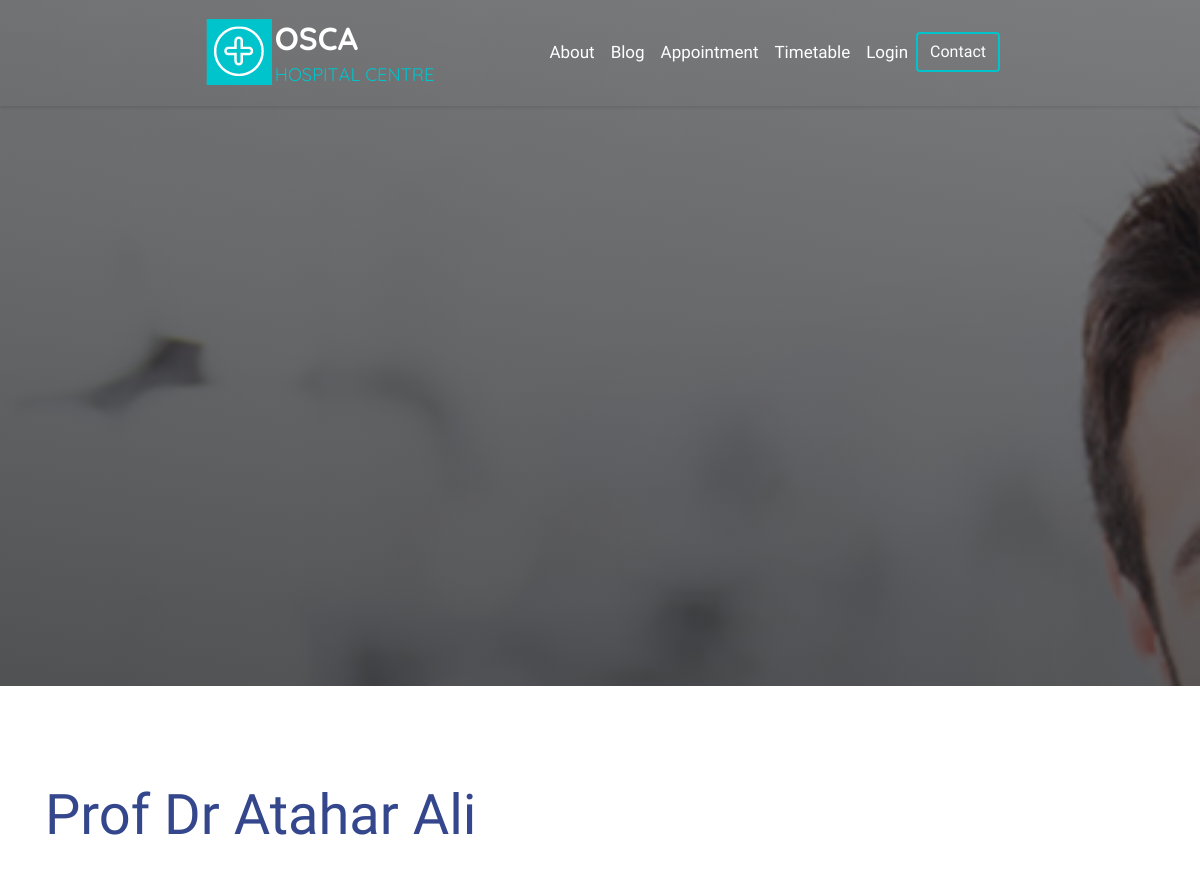
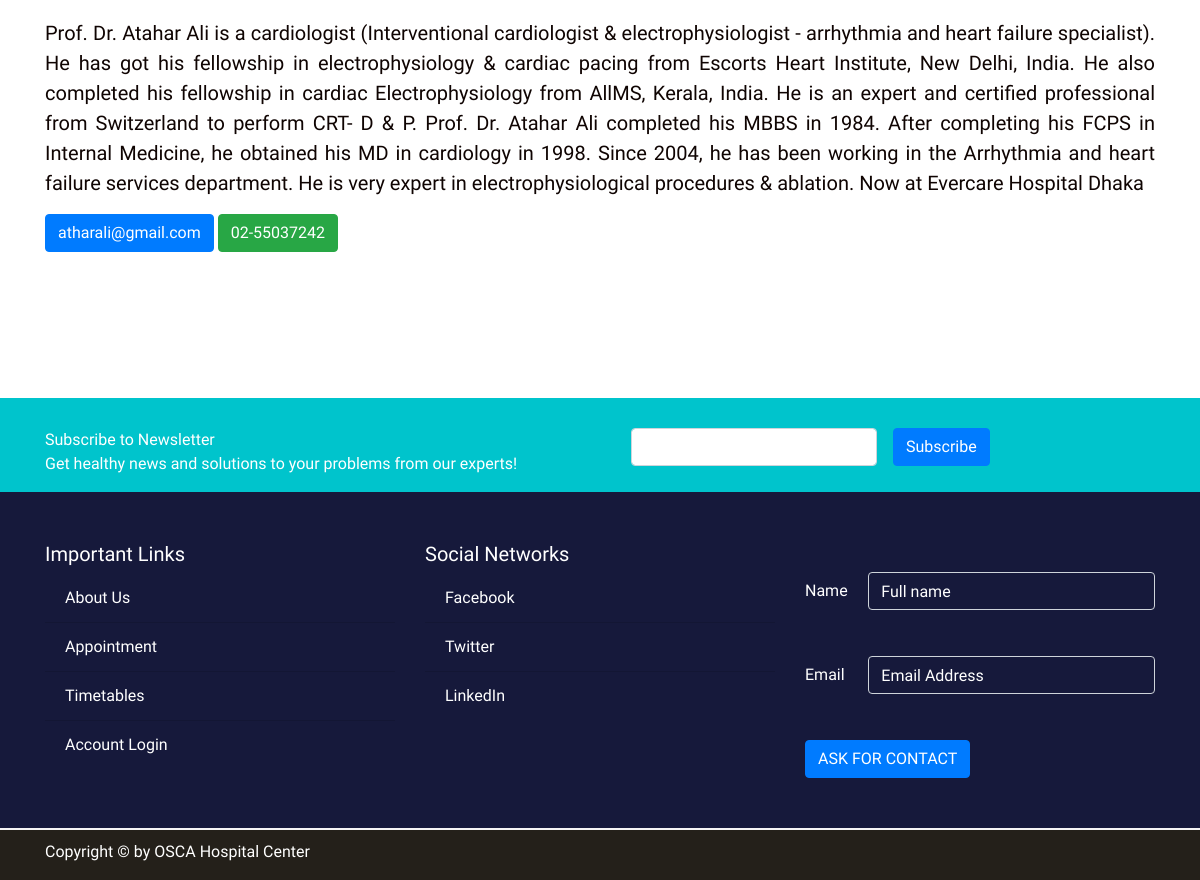
The app's page /templates/doctor_profile_template.php?id=36 with its own data (2 pictures, top to bottom).
### tables this page shows
CREATE TABLE `user` (
  `id` int(11) NOT NULL,
  `user_type` varchar(15) NOT NULL,
  `full_name` varchar(50) NOT NULL,
  `email` varchar(50) NOT NULL,
  `phone` varchar(50) DEFAULT NULL,
  `password` varchar(100) NOT NULL,
  `description` mediumtext DEFAULT NULL,
  `category` varchar(40) DEFAULT NULL,
  `service` varchar(40) DEFAULT NULL,
  `profile_picture` varchar(500) DEFAULT NULL,
  `registration_time` timestamp NOT NULL DEFAULT current_timestamp() ON UPDATE current_timestamp()
);

### controller/config.inc.php (called while the page is built, shortened)
<?php
$servername = "localhost";
$db_username = "root";
$db_password = "";
$db_name = "osca_new";
function getArray($query)
{
  global $servername, $db_username, $db_password, $db_name;
  $conn = mysqli_connect($servername, $db_username, $db_password, $db_name);
  $result = mysqli_query($conn, $query);
  if (mysqli_num_rows($result) < 2) {
    return mysqli_fetch_assoc($result);
  }
  $data = array();
  return $data;
}

### controller/Controller.php (called while the page is built, shortened)
<?php
require_once 'config.inc.php';
function getDoctor($doctor_id)
{
    $query = "SELECT * FROM `user` WHERE `id` = '$doctor_id' ";
    $doctor = getArray($query);
    return $doctor;
}

### templates/doctor_profile_template.php (the view, shortened to what this page needs)
<?php
include('../includes/header.php');
require_once '../controller/Controller.php';
$doctor_id = $_REQUEST["id"];
$doctor = getDoctor($doctor_id);
?>
<body>
  <div class="jumbotron jumbotron-fluid single-doctor-hero" style="background-image:linear-gradient(9deg, rgba(24,25,28,1) 0%, rgba(25,26,30,0.5578606442577031) 100%),url(/assets/images/uploaded_images/doctor_images/<?php echo $doctor["profile_picture"] ?>)">
  </div>
  <div class="jumbotron jumbotron-fluid">
    <div class="container">
      <h1 class="display-4 doctor-post-title"><?php echo $doctor["full_name"] ?></h1>
      <p class="lead doctor-post-p"> <?php echo $doctor["description"] ?> </p>
      <a href="mailto:<?php echo $doctor["email"] ?> ">
        <button type="button" class="btn btn-primary "><?php echo $doctor["email"] ?> </button></a>
      <a href="tel:<?php echo $doctor["phone"] ?> ">
        <button type="button" class="btn btn-success"><?php echo $doctor["phone"] ?> </button></a>
    </div>
  </div>
</body>
<?php
include('../includes/footer.php');
?>

### assets/css/styles.css (style rules this page uses)
* { font-family: "Oswald", sans-serif; margin: 0; padding: 0; color: #0f0402; }
a { text-decoration: none !important; }
.jumbotron-fluid { background-color: transparent !important; }
.single-blog-hero, .single-doctor-hero { min-height: 700px; overflow: hidden; background-attachment: fixed; background-position: center; background-repeat: no-repeat; background-size: cover; margin-top: -120px; }
.blog-post-tile, .doctor-post-title, .patient-post-title { color: #35478c !important; padding-bottom: 40px; }
.blog-post-p, .doctor-post-p, .patient-post-p { text-align: justify; }
::placeholder { color: white !important; }

### records on screen
user: profile_picture (picture), full_name "Prof Dr Atahar Ali", description "Prof. Dr. Atahar Ali is a cardiologist (Interventional cardiologist & electrophysiologist - arrhythmia and heart failure specialist). He has got his fellowship in electrophysiology & cardiac pacing from Escorts Heart Institute, New Delhi, India. He also completed his fellowship in cardiac Electrophysiology from AllMS, Kerala, India. He is an expert and certified professional from Switzerland to perform CRT- D & P. Prof. Dr. Atahar Ali completed his MBBS in 1984. After completing his FCPS in Internal Medicine, he obtained his MD in cardiology in 1998. Since 2004, he has been working in the Arrhythmia and heart failure services department. He is very expert in electrophysiological procedures…", email "atharali@gmail.com", phone "02-55037242"
